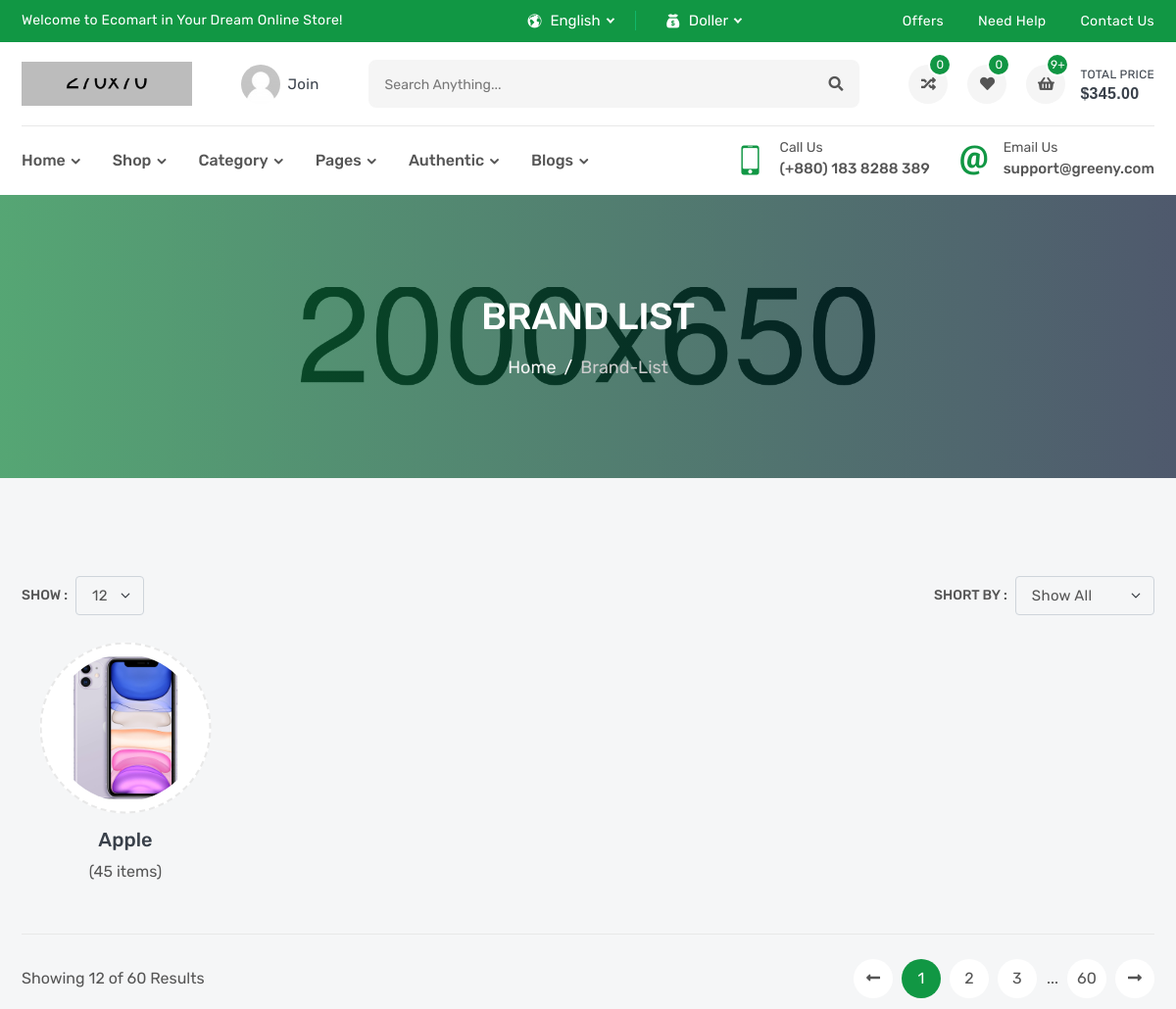
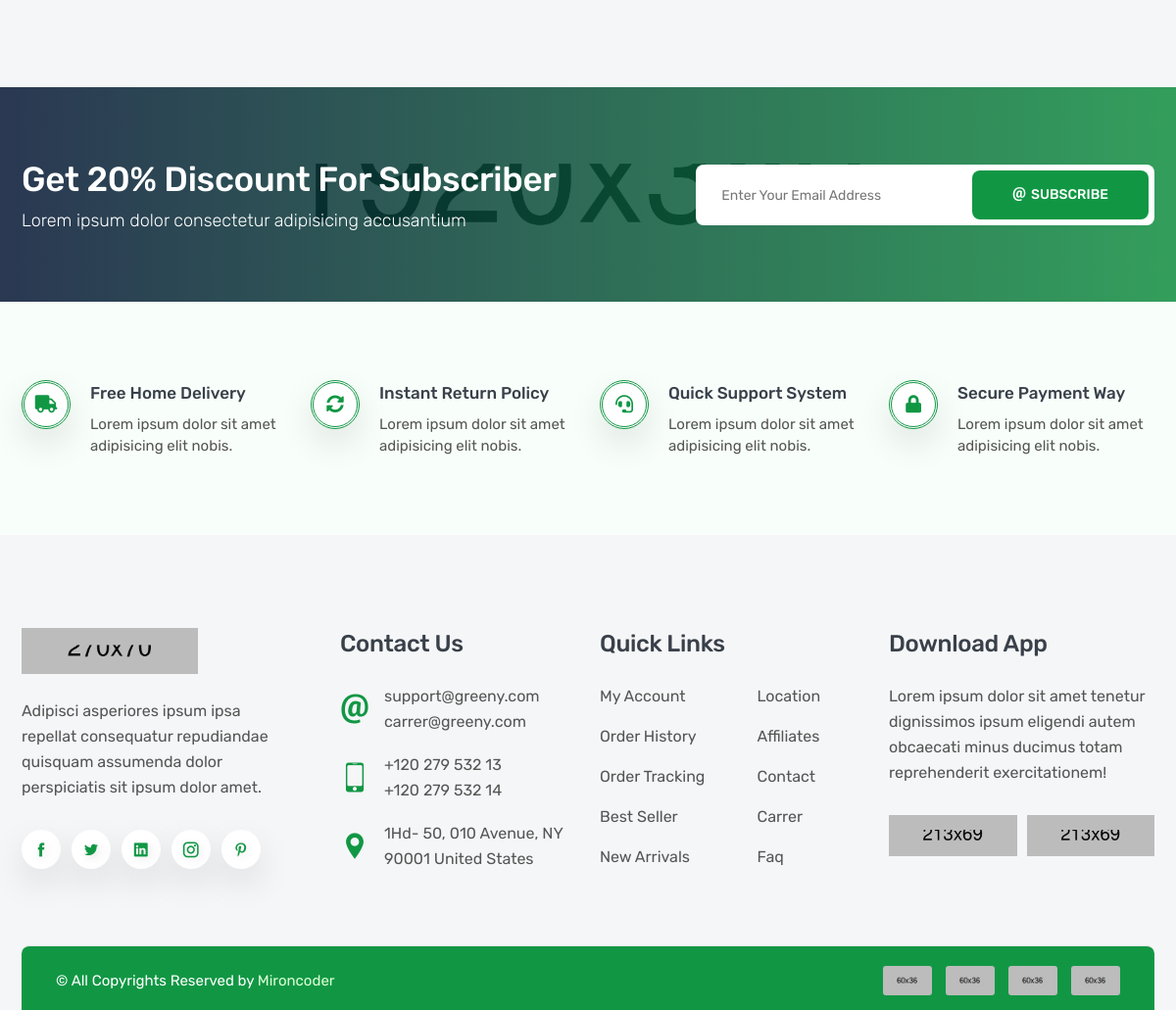
/products/brand/, run on the app's committed database (2 pictures, top to bottom).
### products/models.py (models this page shows, shortened)
class Brand(models.Model):
    name = models.CharField(_('name'),max_length=100)
    image = models.ImageField(_('image'),upload_to='brand')
    slug = models.SlugField(null=True,blank=True)
    def __str__(self):
        return self.name

### products/views.py (the view)
# urls.py: path('brand/',BrandList.as_view(),name='brand_List'),
class BrandList(generic.ListView):
    model = Brand

### products/templates/products/brand_list.html (shortened to what this page needs)
{% extends 'base.html' %}
{% load static %}
{% block css%}
    <link rel="stylesheet" href="{% static 'ltr/css/brand-list.css' %}">
{% endblock css %}
{% block body %}
        <section class="inner-section single-banner" style="background: url(images/single-banner.jpg) no-repeat center;">
            <div class="container">
                <h2>brand list</h2>
                <ol class="breadcrumb">
                    <li class="breadcrumb-item"><a href="index.html">Home</a></li>
                    <li class="breadcrumb-item active" aria-current="page">brand-list</li>
                </ol>
            </div>
        </section>
        <section class="inner-section">
            <div class="container">
                <div class="row">
                    <div class="col-lg-12">
                        <div class="top-filter">
                            <div class="filter-show">
                                <label class="filter-label">Show :</label>
                                <select class="form-select filter-select">
                                    <option value="1">12</option>
                                </select>
                            </div>
                            <div class="filter-short">
                                <label class="filter-label">Short by :</label>
                                <select class="form-select filter-select isotope-select">
                                    <option value="*">show all</option>
                                </select>
                            </div>
                        </div>
                    </div>
                </div>
                <div class="row row-cols-2 row-cols-md-3 row-cols-lg-4 row-cols-xl-5 isotope-items">
                    {% for object in brand_list %}
                        <div class="col all vegetables">
                        <div class="brand-wrap">
                            <div class="brand-media">
                                <img src="{{object.image.url}}" alt="brand">
                            </div>
                            <div class="brand-meta">
                                <h4>{{object}}</h4>
                                <p>(45 items)</p>
                            </div>
                        </div>
                        </div>
                    {% endfor %}
                </div>
                <div class="row">
                    <div class="col-lg-12">
                        <div class="bottom-paginate">
                            <p class="page-info">Showing 12 of 60 Results</p>
                            <ul class="pagination">
                                <li class="page-item">
                                    <a class="page-link" href="#">
                                        <i class="fas fa-long-arrow-alt-left"></i>
                                    </a>
                                </li>
                                <li class="page-item"><a class="page-link active" href="#">1</a></li>
                                <li class="page-item"><a class="page-link" href="#">2</a></li>
                                <li class="page-item"><a class="page-link" href="#">3</a></li>
                                <li class="page-item">...</li>
                                <li class="page-item"><a class="page-link" href="#">60</a></li>
                                <li class="page-item">
                                    <a class="page-link" href="#">
                                        <i class="fas fa-long-arrow-alt-right"></i>
                                    </a>
                                </li>
                            </ul>
                        </div>
                    </div>
                </div>
            </div>
        </section>
{% endblock body %}

### static/ltr/css/brand-list.css (style rules this page uses)
.brand-wrap { padding: 15px 0px 50px; }
.brand-media { margin-bottom: 25px; }

### data on the page
Brand: image (picture), name "Apple"
